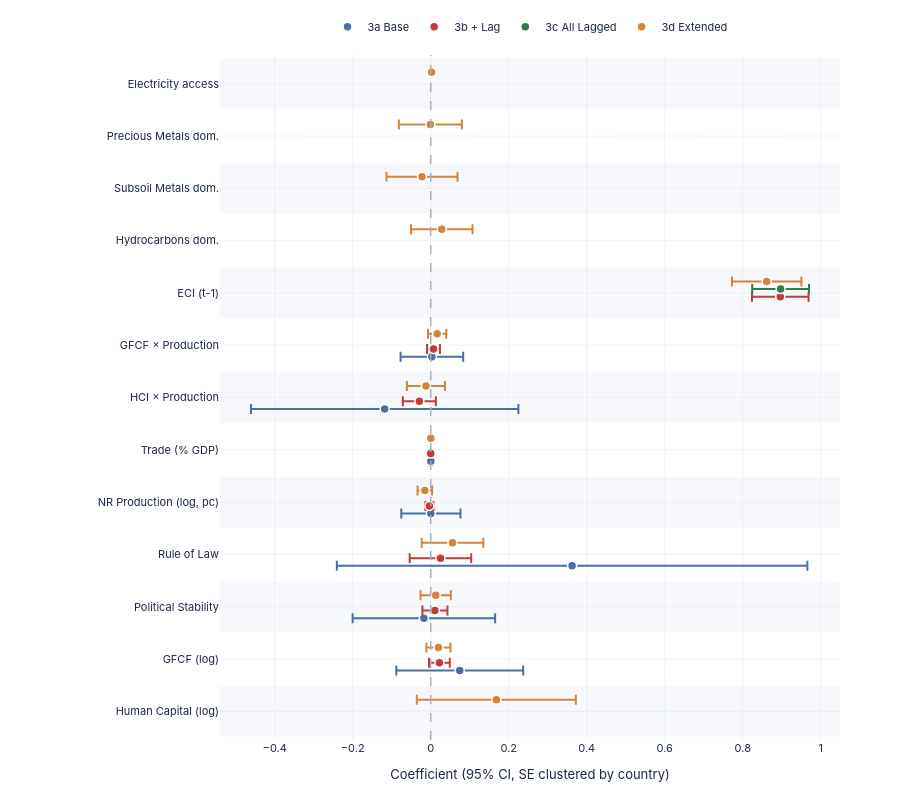

Notebook source saved alongside this figure:
### Markdown cell above
## Chart B4 — Coefficient Forest Plot (Models 3a-3d)

Point estimates and 95% confidence intervals for the core regressors across
four specifications. Standard errors are clustered by country. Model 3e (first
differences) is excluded because its differenced regressors are not directly
comparable to the level coefficients shown here. Coefficients whose confidence
intervals cross zero are not statistically significant at the 5% level.

### Code cell
FOREST_VARS = [
    'log_HCI', 'log_GFCF',
    'Political stability \u2014 estimate', 'Rule of law index',
    'log_Production_Value', 'Trade (% of GDP)',
    'log_HCI_x_log_Production', 'log_GFCF_x_log_Production',
    'ECI_lag1',
    'Hydrocarbons_Dominant', 'Subsoil_Metals_Dominant',
    'Precious_Metals_Dominant', 'Access to electricity (% of population)',
]

MODEL_ORDER  = ['3a', '3b', '3c', '3d']
MODEL_LABELS = {
    '3a': '3a Base', '3b': '3b + Lag',
    '3c': '3c All Lagged', '3d': '3d Extended',
}

y_labels = [DISPLAY_LABELS.get(v, v) for v in FOREST_VARS]
y_pos    = {lbl: i for i, lbl in enumerate(y_labels)}
n_specs  = len(MODEL_ORDER)
offsets  = np.linspace(-0.22, 0.22, n_specs)

fig_b4 = go.Figure()
fig_b4.add_vline(x=0, line=dict(color='#aab0ba', width=1.5, dash='dash'))

for i in range(len(y_labels)):
    if i % 2 == 0:
        fig_b4.add_hrect(y0=i - 0.48, y1=i + 0.48,
                         fillcolor='rgba(230,235,242,0.35)', line=dict(width=0), layer='below')

for i, m in enumerate(MODEL_ORDER):
    if m not in REG_RESULTS: continue
    _, tbl, _ = REG_RESULTS[m]
    col = SPEC_COLORS[m]
    lbl = MODEL_LABELS[m]

    matched = tbl[tbl['Variable'].isin(FOREST_VARS)].copy()
    matched['Label'] = matched['Variable'].map(lambda v: DISPLAY_LABELS.get(v, v))
    matched['y_pos'] = matched['Label'].map(y_pos).fillna(-1) + offsets[i]
    matched = matched[matched['y_pos'] >= 0]

    fig_b4.add_trace(go.Scatter(
        x=matched['Coef'], y=matched['y_pos'],
        mode='markers',
        marker=dict(size=9, color=col, line=dict(color='white', width=1.5)),
        error_x=dict(
            type='data', symmetric=False,
            array=(matched['CI_hi'] - matched['Coef']).values,
            arrayminus=(matched['Coef'] - matched['CI_lo']).values,
            color=col, thickness=2.0, width=5,
        ),
        name=lbl,
        text=matched['Label'],
        hovertemplate='<b>%{text}</b><br>\u03b2 = %{x:.4f}<extra>' + lbl + '</extra>',
    ))

fig_b4.update_layout(**base_layout(
    height=max(560, len(y_labels) * 50 + 150),
    margin=dict(l=220, r=60, t=55, b=60),
    xaxis=dict(title='Coefficient (95% CI, SE clustered by country)',
               gridcolor=GRID, gridwidth=0.5, zeroline=False),
    yaxis=dict(
        tickvals=list(y_pos.values()),
        ticktext=list(y_pos.keys()),
        tickfont=dict(size=11), showgrid=True, gridcolor=GRID, gridwidth=0.5,
        range=[-0.55, len(y_labels) - 0.45],
    ),
    legend=dict(orientation='h', yanchor='bottom', y=1.02,
                xanchor='center', x=0.5, font=dict(size=11)),
))
save(fig_b4, 'B4_reg_coefficient_forest_3a_3d', w=1200, h=max(560, len(y_labels) * 50 + 150))
fig_b4.show(config=CFG)

### Figure 1 — Plotly figure (JSON) as saved in the notebook; plotly's stock layout.template omitted (floating-point values rounded to 4 significant figures)
{"data": [{"error_x": {"array": [0.1627, 0.1827, 0.6031, 0.07589, 0.004784, 0.3428, 0.08026], "arrayminus": [0.1627, 0.1827, 0.6031, 0.07589, 0.004784, 0.3428, 0.08026], "color": "#4a6fa5", "symmetric": false, "thickness": 2.0, "type": "data", "width": 5}, "hovertemplate": "<b>%{text}</b><br>β = %{x:.4f}<extra>3a Base</extra>", "marker": {"color": "#4a6fa5", "line": {"color": "white", "width": 1.5}, "size": 9}, "mode": "markers", "name": "3a Base", "text": ["GFCF (log)", "Political Stability", "Rule of Law", "NR Production (log, pc)", "Trade (% GDP)", "HCI × Production", "GFCF × Production"], "type": "scatter", "x": [0.07435, -0.01758, 0.3624, 0.0003875, 0.0002531, -0.118, 0.002975], "y": [0.78, 1.78, 2.78, 3.78, 4.78, 5.78, 6.78]}, {"error_x": {"array": [0.02665, 0.03206, 0.07888, 0.01019, 0.0007913, 0.07258, 0.0423, 0.01654], "arrayminus": [0.02665, 0.03206, 0.07888, 0.01019, 0.0007913, 0.07258, 0.0423, 0.01654], "color": "#c23a3a", "symmetric": false, "thickness": 2.0, "type": "data", "width": 5}, "hovertemplate": "<b>%{text}</b><br>β = %{x:.4f}<extra>3b + Lag</extra>", "marker": {"color": "#c23a3a", "line": {"color": "white", "width": 1.5}, "size": 9}, "mode": "markers", "name": "3b + Lag", "text": ["GFCF (log)", "Political Stability", "Rule of Law", "NR Production (log, pc)", "Trade (% GDP)", "ECI (t-1)", "HCI × Production", "GFCF × Production"], "type": "scatter", "x": [0.02221, 0.01078, 0.02489, -0.003386, 1.993e-05, 0.8961, -0.02918, 0.00713], "y": [0.9267, 1.927, 2.927, 3.927, 4.927, 7.927, 5.927, 6.927]}, {"error_x": {"array": [0.07277], "arrayminus": [0.07277], "color": "#2e7d4a", "symmetric": false, "thickness": 2.0, "type": "data", "width": 5}, "hovertemplate": "<b>%{text}</b><br>β = %{x:.4f}<extra>3c All Lagged</extra>", "marker": {"color": "#2e7d4a", "line": {"color": "white", "width": 1.5}, "size": 9}, "mode": "markers", "name": "3c All Lagged", "text": ["ECI (t-1)"], "type": "scatter", "x": [0.897], "y": [8.073]}, {"error_x": {"array": [0.2039, 0.03084, 0.0388, 0.07897, 0.01865, 0.0007604, 0.07894, 0.091, 0.08079, 0.001517, 0.08906, 0.04882, 0.02349], "arrayminus": [0.2039, 0.03084, 0.0388, 0.07897, 0.01865, 0.0007604, 0.07894, 0.091, 0.08079, 0.001517, 0.08906, 0.04882, 0.02349], "color": "#d4853b", "symmetric": false, "thickness": 2.0, "type": "data", "width": 5}, "hovertemplate": "<b>%{text}</b><br>β = %{x:.4f}<extra>3d Extended</extra>", "marker": {"color": "#d4853b", "line": {"color": "white", "width": 1.5}, "size": 9}, "mode": "markers", "name": "3d Extended", "text": ["Human Capital (log)", "GFCF (log)", "Political Stability", "Rule of Law", "NR Production (log, pc)", "Trade (% GDP)", "Hydrocarbons dom.", "Subsoil Metals dom.", "Precious Metals dom.", "Electricity access", "ECI (t-1)", "HCI × Production", "GFCF × Production"], "type": "scatter", "x": [0.1682, 0.0198, 0.01273, 0.05586, -0.01522, 0.000185, 0.0283, -0.02233, -0.0009296, 0.002066, 0.8613, -0.01228, 0.01653], "y": [0.22, 1.22, 2.22, 3.22, 4.22, 5.22, 9.22, 10.22, 11.22, 12.22, 8.22, 6.22, 7.22]}], "layout": {"font": {"color": "#1a2744", "family": "Public Sans, -apple-system, BlinkMacSystemFont, sans-serif", "size": 11}, "height": 800, "legend": {"font": {"size": 11}, "orientation": "h", "x": 0.5, "xanchor": "center", "y": 1.02, "yanchor": "bottom"}, "margin": {"b": 60, "l": 220, "r": 60, "t": 55}, "paper_bgcolor": "#ffffff", "plot_bgcolor": "#ffffff", "shapes": [{"line": {"color": "#aab0ba", "dash": "dash", "width": 1.5}, "type": "line", "x0": 0, "x1": 0, "xref": "x", "y0": 0, "y1": 1, "yref": "y domain"}, {"fillcolor": "rgba(230,235,242,0.35)", "layer": "below", "line": {"width": 0}, "type": "rect", "x0": 0, "x1": 1, "xref": "x domain", "y0": -0.48, "y1": 0.48, "yref": "y"}, {"fillcolor": "rgba(230,235,242,0.35)", "layer": "below", "line": {"width": 0}, "type": "rect", "x0": 0, "x1": 1, "xref": "x domain", "y0": 1.52, "y1": 2.48, "yref": "y"}, {"fillcolor": "rgba(230,235,242,0.35)", "layer": "below", "line": {"width": 0}, "type": "rect", "x0": 0, "x1": 1, "xref": "x domain", "y0": 3.52, "y1": 4.48, "yref": "y"}, {"fillcolor": "rgba(230,235,242,0.35)", "layer": "below", "line": {"width": 0}, "type": "rect", "x0": 0, "x1": 1, "xref": "x domain", "y0": 5.52, "y1": 6.48, "yref": "y"}, {"fillcolor": "rgba(230,235,242,0.35)", "layer": "below", "line": {"width": 0}, "type": "rect", "x0": 0, "x1": 1, "xref": "x domain", "y0": 7.52, "y1": 8.48, "yref": "y"}, {"fillcolor": "rgba(230,235,242,0.35)", "layer": "below", "line": {"width": 0}, "type": "rect", "x0": 0, "x1": 1, "xref": "x domain", "y0": 9.52, "y1": 10.48, "yref": "y"}, {"fillcolor": "rgba(230,235,242,0.35)", "layer": "below", "line": {"width": 0}, "type": "rect", "x0": 0, "x1": 1, "xref": "x domain", "y0": 11.52, "y1": 12.48, "yref": "y"}], "xaxis": {"gridcolor": "#e5e7eb", "gridwidth": 0.5, "title": {"text": "Coefficient (95% CI, SE clustered by country)"}, "zeroline": false}, "yaxis": {"gridcolor": "#e5e7eb", "gridwidth": 0.5, "range": [-0.55, 12.55], "showgrid": true, "tickfont": {"size": 11}, "ticktext": ["Human Capital (log)", "GFCF (log)", "Political Stability", "Rule of Law", "NR Production (log, pc)", "Trade (% GDP)", "HCI × Production", "GFCF × Production", "ECI (t-1)", "Hydrocarbons dom.", "Subsoil Metals dom.", "Precious Metals dom.", "Electricity access"], "tickvals": [0, 1, 2, 3, 4, 5, 6, 7, 8, 9, 10, 11, 12]}}}
